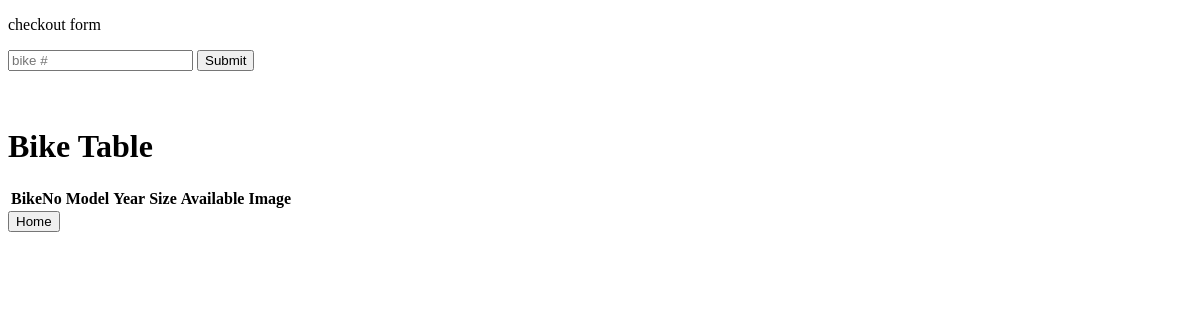
/rent (signed in), run on an earlier commit of the app's database.
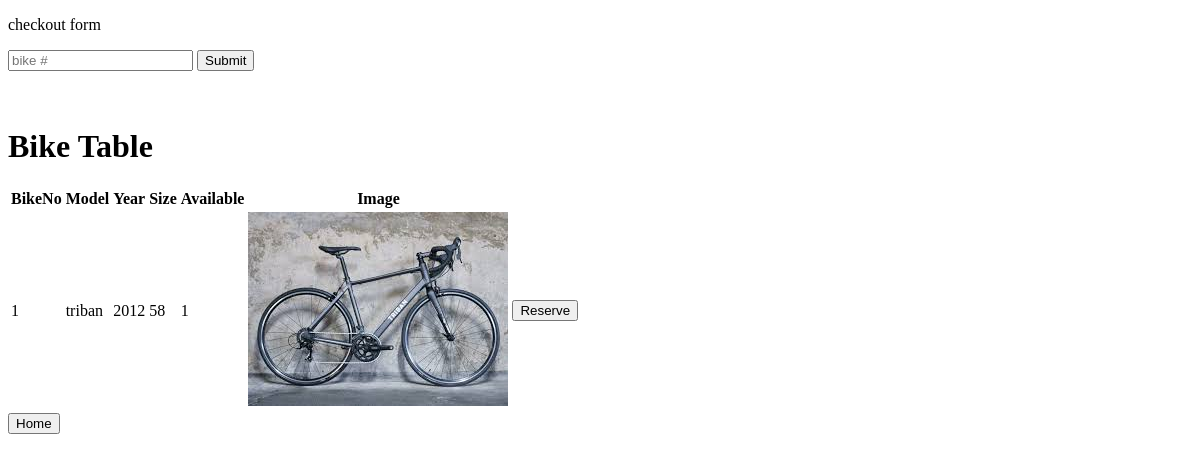
And on a later commit of the database.
### tables this page shows
CREATE TABLE GB(BikeNo tinyint, model varchar(255), year varchar(255), size tinyint, available boolean, image varchar(255), PRIMARY KEY(BikeNo));

### main.py (the view, shortened to what this page needs)
@app.route("/rent",methods=["GET","POST"])
@login_required
@special_requirement2
def rent():
    if request.method == "GET":
        try:
            conn = get_db()
            cur = conn.cursor()
            user = session['user']
            cur.execute("""SELECT EXISTS(SELECT 1 FROM Exchange WHERE userID=:un)""",{"un":user})
            checkUser1 = cur.fetchone()[0]
            if(checkUser1):
                flash("You have already reserved a bike. Please unreserve in 'My Bike' ")
                return redirect(url_for('homePage'))
            cur.execute("SELECT * from GB")
            bike_data = cur.fetchall()
            return render_template("rent.html", data=bike_data,user=user)
        except Exception as e:
            return redirect(url_for('logout'))

### main.py (called while the page is built)
@app.after_request
def after_request(response):
    response.headers["Cache-Control"] = "no-cache, no-store, must-revalidate"
    response.headers["Expires"] = 0
    response.headers["Pragma"] = "no-cache"
    return response

def get_db():
    db = getattr(g, '_database', None)
    if db is None:
        db = g._database = sqlite3.connect(DATABASE)
    return db

def login_required(f):
    @wraps(f)
    def decorated_function(*args, **kwargs):
        if session.get("user") is None:
            session["user"] = "Guest"
            return redirect("/loginHome")
        return f(*args, **kwargs)
    return decorated_function

def special_requirement2(f):
    @wraps(f)
    def wrap(*args,**kwargs):
        try:
            if session['type'] == 'Student':
                return f(*args,**kwargs)
            else:
                return redirect(url_for('logout'))
        except:
            return redirect(url_for('logout'))
    return wrap

### templates/rent.html (shortened to what this page needs)
{% extends "layout.html" %}
{% block body %}
<div>
<form method = "POST">
    <p>checkout form</p>
    <input type="text" placeholder="bike #">
    <input type="submit">
</form>
</div>
<div><br><br>
    <h1>Bike Table</h1>
    <table>
        <tr>
            <th>BikeNo</th>
            <th>Model</th>
            <th>Year</th>
            <th>Size</th>
            <th>Available</th>
            <th>Image</th>
        </tr>
    {% for item in data %}
    {% if item[4] %}
    <tr>
        <td>{{item[0]}}</td>
        <td>{{item[1]}}</td>
        <td>{{item[2]}}</td>
        <td>{{item[3]}}</td>
        <td>{{item[4]}}</td>
        <td><img src=static/bikes/{{item[0]}}.jpeg></td>
        <form method = "post">
            <td><input type="submit" value="Reserve"></td>
        </form>
    </tr>
    {% endif %}
    {% endfor %}
    </table>
<a href="/"><button>Home</button></a>
</div>
{% endblock %}

What changed in the data, as far as the page shows it:
now on this page (row edited): GB: BikeNo "1", model "triban", year "2012", size "58", available "1"
